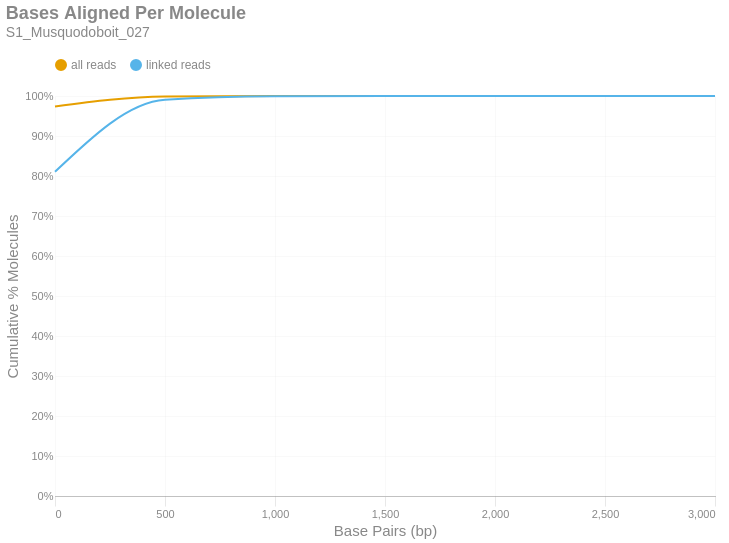

The cell this chart's notebook holds for it:
### Markdown cell above
### Bases Aligned Per Molecule
This is a cumulative frequency distribution showing the number of base pairs aligned per unique molecule. These data are shown in 500 bp bins. There are two distributions: one with `all reads` (yellow) and another with only `linked reads` (blue). The percent of molecules in the `linked reads` distribution is relative to the total number of linked molecules.

### Code cell
if SKIPLR:
    print_html(f"Skipped")
else:
    binned_df = consolidated_hist(valids['aligned_bp'], mask, 500, True)
    with SafeRender(binned_df):
        (
            density_plot(binned_df, 'Bases Aligned Per Molecule', samplename, 'basesper')
            .encode(
                x=alt.X('bin:Q', title="Base Pairs (bp)").axis(tickMinStep=500).scale(padding=0),
                y=alt.Y('value:Q', title='Cumulative % Molecules')
                    .axis(format='%')
                    .scale(domain = [0,1])
                    .stack(False),
                color=alt.Color("key:N").scale(domain = ["all reads", "linked reads"]),
                tooltip = [
                    alt.Tooltip("key:N", title = "Data Type"),
                    alt.Tooltip("range_label:N", title="Bases Aligned Per Molecule"),
                    alt.Tooltip("value:Q", format = ".2%", title="% Molecules (Cum.)")
                ]
            )
        ).display()

### Figure 1 — Vega-Lite specification as saved in the notebook (floating-point values rounded to 4 significant figures)
{"width": "container", "height": 400, "config": {"title": {"anchor": "start", "dy": -15, "fontSize": 18, "color": "#888888", "subtitleColor": "#888888", "subtitleFontSize": 14}, "arc": {"fill": "#0072B2"}, "axis": {"domainColor": "#888888", "domainWidth": 0.5, "gridWidth": 0.2, "grid": false, "titleFontWeight": 400, "titleFontSize": 15, "labelFontSize": 11, "labelColor": "#888888", "tickColor": "#888888", "tickWidth": 0.2, "titleColor": "#888888"}, "axisBand": {"grid": false}, "axisX": {"grid": true, "tickSize": 10, "domainCap": "round"}, "axisY": {"domain": false, "grid": true, "tickSize": 0, "domainCap": "round"}, "background": "transparent", "header": {"labelFontSize": 15, "labelColor": "#888888", "titleFontSize": 15, "titleFontWeight": 600, "titleColor": "#888888"}, "legend": {"labelFont": "sans-serif", "labelFontSize": 12, "labelColor": "#888888", "symbolSize": 100, "symbolType": "circle", "titleFontSize": 12, "titlePadding": 10, "titleColor": "#888888", "title": null, "orient": "top"}, "range": {"category": ["#E69F00", "#56B4E9", "#009E73", "#F0E442", "#0072B2", "#D55E00", "#CC79A7", "#000000"], "diverging": ["#cfe8f3", "#a2d4ec", "#73bfe2", "#46abdb", "#1696d2", "#12719e"]}, "area": {"fill": "#0072B2", "fillOpacity": 0.7, "line": true, "strokeOpacity": 0.7}, "line": {"color": "#0072B2", "stroke": "#0072B2", "strokeWidth": 2}, "trail": {"color": "#0072B2", "stroke": "#0072B2", "strokeWidth": 0, "size": 1}, "point": {"filled": true, "fillOpacity": 1.0, "size": 95}, "text": {"color": "#888888", "fontSize": 11, "align": "right", "fontWeight": 400, "size": 11}, "bar": {"fill": "#0072B2", "stroke": null}, "view": {"stroke": null, "continuousWidth": 660, "continuousHeight": 400}}, "data": {"name": "data-e7fca061b527c088da110eb8c04dbee5"}, "mark": {"type": "line", "interpolate": "monotone", "point": {"opacity": 0, "size": 275}}, "encoding": {"color": {"field": "key", "scale": {"domain": ["all reads", "linked reads"]}, "type": "nominal"}, "tooltip": [{"field": "key", "title": "Data Type", "type": "nominal"}, {"field": "range_label", "title": "Bases Aligned Per Molecule", "type": "nominal"}, {"field": "value", "format": ".2%", "title": "% Molecules (Cum.)", "type": "quantitative"}], "x": {"axis": {"tickMinStep": 500}, "field": "bin", "scale": {"padding": 0}, "title": "Base Pairs (bp)", "type": "quantitative"}, "y": {"axis": {"format": "%"}, "field": "value", "scale": {"domain": [0, 1]}, "stack": false, "title": "Cumulative % Molecules", "type": "quantitative"}}, "params": [{"name": "param_c36ac31b6afebe62", "select": {"type": "point", "fields": ["key"]}, "bind": "legend"}], "title": {"text": "Bases Aligned Per Molecule", "subtitle": "S1_Musquodoboit_027"}, "transform": [{"fold": ["all reads (cumsum)", "linked reads (cumsum)"]}, {"calculate": "replace(datum.key, ' (cumsum)', '')", "as": "key"}, {"filter": {"param": "param_c36ac31b6afebe62"}}], "usermeta": {"embedOptions": {"downloadFileName": "S1_Musquodoboit_027.basesper"}}, "$schema": "https://vega.github.io/schema/vega-lite/v6.1.0.json", "datasets": {"data-e7fca061b527c088da110eb8c04dbee5": [{"bin": "0.0", "interval": "0.0-500.0", "all reads": 0.974, "linked reads": 0.8105, "all reads (cumsum)": 0.974, "linked reads (cumsum)": 0.8105, "range_label": "0-499"}, {"bin": "500.0", "interval": "500.0-1000.0", "all reads": 0.02475, "linked reads": 0.1801, "all reads (cumsum)": 0.9987, "linked reads (cumsum)": 0.9906, "range_label": "500-999"}, {"bin": "1000.0", "interval": "1000.0-1500.0", "all reads": 0.001211, "linked reads": 0.008804, "all reads (cumsum)": 0.9999, "linked reads (cumsum)": 0.9994, "range_label": "1000-1499"}, {"bin": "1500.0", "interval": "1500.0-2000.0", "all reads": 7.193e-05, "linked reads": 0.0005274, "all reads (cumsum)": 1.0, "linked reads (cumsum)": 1.0, "range_label": "1500-1999"}, {"bin": "2000.0", "interval": "2000.0-2500.0", "all reads": 5.172e-06, "linked reads": 3.813e-05, "all reads (cumsum)": 1.0, "linked reads (cumsum)": 1.0, "range_label": "2000-2499"}, {"bin": "2500.0", "interval": "2500.0-3000.0", "all reads": 5.642e-07, "linked reads": 4.236e-06, "all reads (cumsum)": 1.0, "linked reads (cumsum)": 1.0, "range_label": "2500-2999"}, {"bin": "3000.0", "interval": "3000.0-3500.0", "all reads": 9.403e-08, "linked reads": 7.061e-07, "all reads (cumsum)": 1.0, "linked reads (cumsum)": 1.0, "range_label": "3000-3499"}]}}
